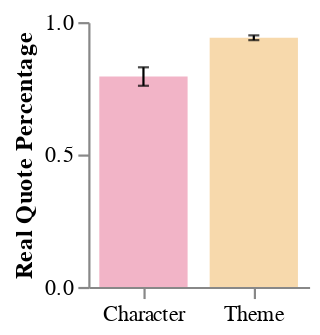

The cell this chart's notebook holds for it:
### Code cell
# plot bar chart with altair of means for themes and non-themes (use 95% CI for error bars)

# create DataFrame for altair
data2 = pd.DataFrame({
    "type": ["Theme", "Character"],
    "mean": [theme_mean, non_theme_mean],
    "ci_low": [ci1[0], ci2[0]],
    "ci_high": [ci1[1], ci2[1]]
})

# create altair chart
bars2 = alt.Chart(data2).mark_bar(width=40, opacity=0.5).encode(
    x=alt.X('type', title=None, axis=alt.Axis(labelAngle=0)),
    y=alt.Y('mean', title="Real Quote Percentage", axis=alt.Axis(grid=False)),
    color=alt.Color('type:N', scale=alt.Scale(domain=['Theme', 'Character'], range=['#EFB45A', '#E56A8F']), title=None, legend=None),
    tooltip=['mean', 'ci_low', 'ci_high']
)

error_bars2 = alt.Chart(data2).mark_errorbar(ticks=True, size=5, color='black').encode(
    x='type',
    y=alt.Y('ci_low', title="Real Quote Percentage"),
    y2='ci_high'
)

chart2 = bars2 + error_bars2 

chart2.properties(
    width=100,
    height=120,
).configure_view(
    stroke=None
)

### Figure 1 — Vega-Lite specification as saved in the notebook (floating-point values rounded to 4 significant figures)
{"config": {"view": {"continuousWidth": 300, "continuousHeight": 300, "stroke": null}}, "layer": [{"mark": {"type": "bar", "opacity": 0.5, "width": 40}, "encoding": {"color": {"field": "type", "legend": null, "scale": {"domain": ["Theme", "Character"], "range": ["#EFB45A", "#E56A8F"]}, "title": null, "type": "nominal"}, "tooltip": [{"field": "mean", "type": "quantitative"}, {"field": "ci_low", "type": "quantitative"}, {"field": "ci_high", "type": "quantitative"}], "x": {"axis": {"labelAngle": 0}, "field": "type", "title": null, "type": "nominal"}, "y": {"axis": {"grid": false}, "field": "mean", "title": "Real Quote Percentage", "type": "quantitative"}}}, {"mark": {"type": "errorbar", "color": "black", "size": 5, "ticks": true}, "encoding": {"x": {"field": "type", "type": "nominal"}, "y": {"field": "ci_low", "title": "Real Quote Percentage", "type": "quantitative"}, "y2": {"field": "ci_high"}}}], "data": {"name": "data-8f7c422c6162f515f5fc8e5d6cd3426b"}, "height": 120, "width": 100, "$schema": "https://vega.github.io/schema/vega-lite/v5.20.1.json", "datasets": {"data-8f7c422c6162f515f5fc8e5d6cd3426b": [{"type": "Theme", "mean": 0.9407, "ci_low": 0.9317, "ci_high": 0.9498}, {"type": "Character", "mean": 0.7943, "ci_low": 0.7595, "ci_high": 0.8292}]}}
